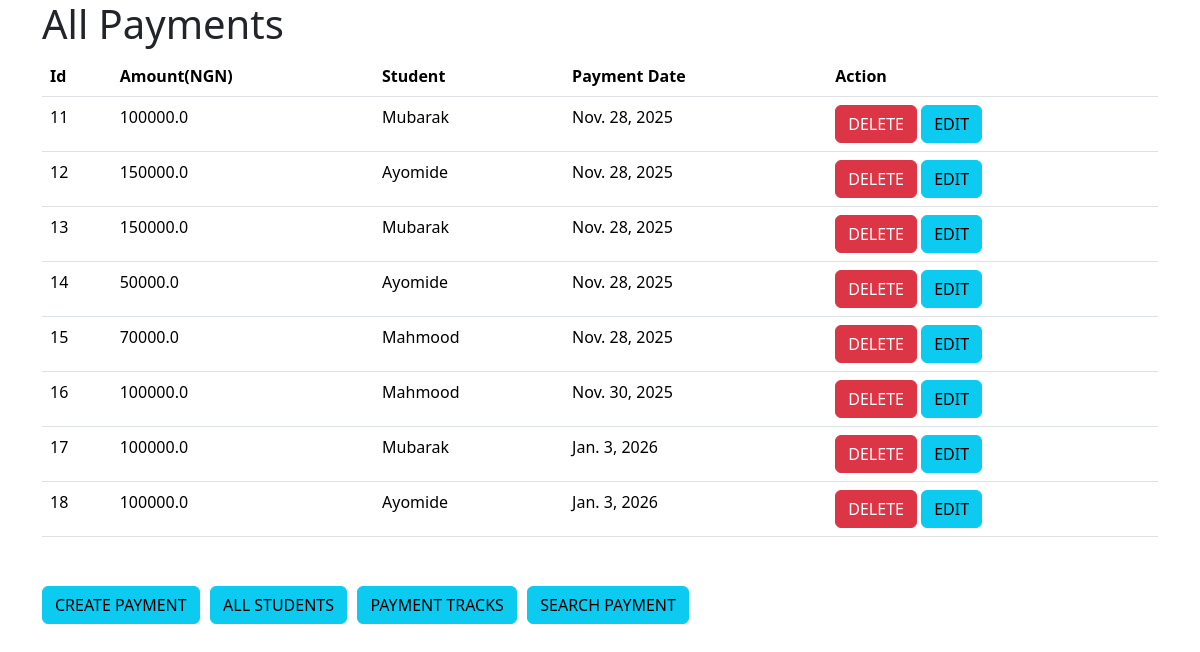
The page /payments on the database its author committed.
### courseregapp/models.py (models this page shows, shortened)
class Payment(models.Model):
    amount = models.FloatField()
    studentId = models.ForeignKey(Student, related_name='payment', on_delete=models.CASCADE)
    paymentDate = models.DateField(auto_now_add=True)

class Student(models.Model):
    firstName = models.CharField(max_length=45)
    lastName = models.CharField(max_length=45)
    gender = models.CharField(max_length=45)
    age = models.IntegerField()
    email = models.EmailField()
    phoneNumber = models.CharField(max_length=45)
    nextOfKinName = models.CharField(max_length=45)
    nextOfKinRelationship = models.CharField(max_length=45)
    nextOfKinNumber = models.CharField(max_length=45)
    courseId = models.ForeignKey(Course, related_name='course', on_delete=models.CASCADE)
    courseFee = models.FloatField()
    batch = models.CharField(max_length=45)
    classStatus = models.CharField(max_length=45, default="Active")
    programType = models.CharField(max_length=45, default="Career Course")
    dateCreated = models.DateField(auto_now_add=True)

### courseregapp/views.py (the view)
# urls.py: path('payments', views.payments, name="payments"),
def payments(request):
    payments = Payment.objects.all()
    return render(request, 'allpayments.html', {"payments": payments})

### templates/allpayments.html (shortened to what this page needs)
<!DOCTYPE html>
<html lang="en">
<head>
     <link href="https://cdn.jsdelivr.net/npm/bootstrap@5.3.2/dist/css/bootstrap.min.css" rel="stylesheet"
>
</head>
<body>
<div class="container">
  <div class="row justify-content-center">
    <div class="col-md-12">
  <marquee><h1> All Payments</h1></marquee>
        <table class="table">
          <thead>
            <tr>
                <th scope="col">Id</th>
                <th scope="col">Amount(NGN)</th>
                <th scope="col">Student</th>
                <th scope="col">Payment Date</th>
                <th scope="col">Action</th>
            </tr>
          </thead>
          <tbody>
             {% for payment in payments %}
            <tr>
                <td>{{payment.id}}</td>
                <td>{{payment.amount}}</td>
                 <td>{{payment.studentId.firstName}}</td>
                <td>{{payment.paymentDate}}</td>
                <td><a href="#" class="btn btn-danger">DELETE</a>
                    <a href="#" class="btn btn-info">EDIT</a>
                </td>
            </tr>
            {% endfor %}
          </tbody>
        </table><br>
       <h1>
           <a href="{% url 'payment' %}" class="btn btn-info">CREATE PAYMENT</a>
        <a href="{% url 'students' %}" class="btn btn-info">ALL STUDENTS</a>
        <a href="{% url 'ptrack' %}" class="btn btn-info">PAYMENT TRACKS</a>
           <a href="{% url 'searchpayment' %}" class="btn btn-info">SEARCH PAYMENT</a>
       </h1>
        <br><br>
    </div>
  </div>
</div>
</body>
</html>

### rows shown on the page
Payment: id "11", amount "100000.0", studentId.firstName "Mubarak", paymentDate "Nov. 28, 2025"
Payment: id "12", amount "150000.0", studentId.firstName "Ayomide", paymentDate "Nov. 28, 2025"
Payment: id "13", amount "150000.0", studentId.firstName "Mubarak", paymentDate "Nov. 28, 2025"
Payment: id "14", amount "50000.0", studentId.firstName "Ayomide", paymentDate "Nov. 28, 2025"
Payment: id "15", amount "70000.0", studentId.firstName "Mahmood", paymentDate "Nov. 28, 2025"
Payment: id "16", amount "100000.0", studentId.firstName "Mahmood", paymentDate "Nov. 30, 2025"
Payment: id "17", amount "100000.0", studentId.firstName "Mubarak", paymentDate "Jan. 3, 2026"
Payment: id "18", amount "100000.0", studentId.firstName "Ayomide", paymentDate "Jan. 3, 2026"
